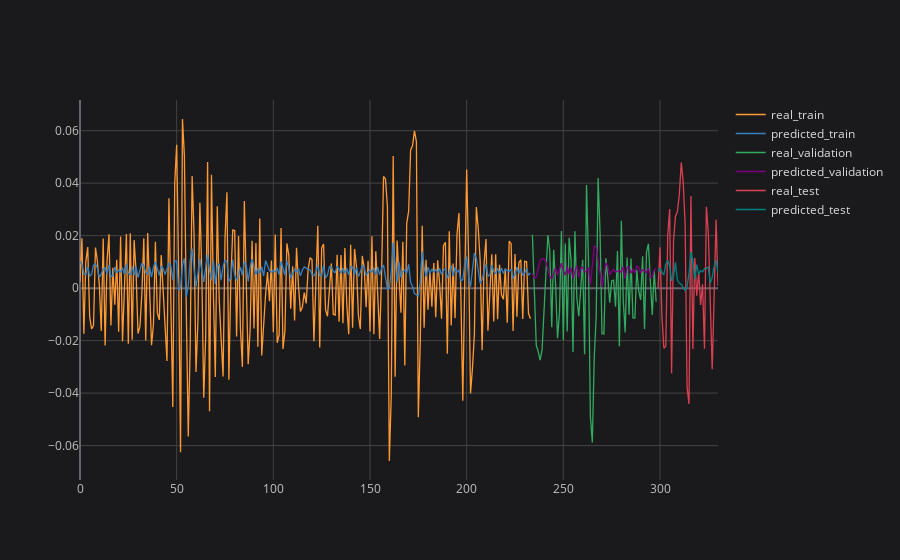

The notebook cell this image was saved under:
### Code cell
# plotting partial result
plot_ticker = 'PETR4'
plot_feature = 'Adj Close'
plot_imf = 'IMF1'

concatenated_results[plot_ticker][plot_feature][plot_imf].iplot(title=f'{plot_ticker} {plot_feature} {plot_imf}', asFigure=True, layout=space)

### Figure 1 — Plotly figure (JSON) as saved in the notebook; plotly's stock layout.template omitted (floating-point values rounded to 4 significant figures; data arrays with more than 128 entries replaced by an {"elided": "..."} marker saying what was removed)
{"data": [{"line": {"color": "rgba(255, 153, 51, 1.0)", "dash": "solid", "shape": "linear", "width": 1.3}, "mode": "lines", "name": "real_train", "text": "", "type": "scatter", "x": {"elided": "331 int values"}, "y": {"elided": "331 mixed values"}}, {"line": {"color": "rgba(55, 128, 191, 1.0)", "dash": "solid", "shape": "linear", "width": 1.3}, "mode": "lines", "name": "predicted_train", "text": "", "type": "scatter", "x": {"elided": "331 int values"}, "y": {"elided": "331 mixed values"}}, {"line": {"color": "rgba(50, 171, 96, 1.0)", "dash": "solid", "shape": "linear", "width": 1.3}, "mode": "lines", "name": "real_validation", "text": "", "type": "scatter", "x": {"elided": "331 int values"}, "y": {"elided": "331 mixed values"}}, {"line": {"color": "rgba(128, 0, 128, 1.0)", "dash": "solid", "shape": "linear", "width": 1.3}, "mode": "lines", "name": "predicted_validation", "text": "", "type": "scatter", "x": {"elided": "331 int values"}, "y": {"elided": "331 mixed values"}}, {"line": {"color": "rgba(219, 64, 82, 1.0)", "dash": "solid", "shape": "linear", "width": 1.3}, "mode": "lines", "name": "real_test", "text": "", "type": "scatter", "x": {"elided": "331 int values"}, "y": {"elided": "331 mixed values"}}, {"line": {"color": "rgba(0, 128, 128, 1.0)", "dash": "solid", "shape": "linear", "width": 1.3}, "mode": "lines", "name": "predicted_test", "text": "", "type": "scatter", "x": {"elided": "331 int values"}, "y": {"elided": "331 mixed values"}}], "layout": {"legend": {"bgcolor": "#1A1A1C", "font": {"color": "#D9D9D9", "size": 12}}, "paper_bgcolor": "#1A1A1C", "plot_bgcolor": "#1A1A1C", "title": {"font": {"color": "#D9D9D9"}, "x": 0.5}, "xaxis": {"gridcolor": "#434343", "showgrid": true, "tickfont": {"color": "#C2C2C2", "size": 12}, "title": {"font": {"color": "#D9D9D9"}}, "zerolinecolor": "#666570"}, "yaxis": {"gridcolor": "#434343", "showgrid": true, "tickfont": {"color": "#C2C2C2", "size": 12}, "title": {"font": {"color": "#D9D9D9"}}, "zerolinecolor": "#666570"}}}
